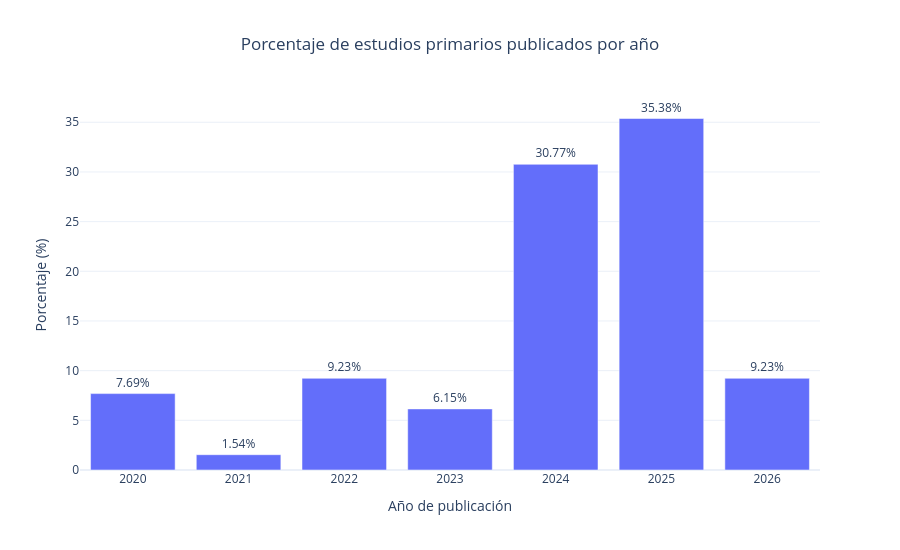

The notebook cell this image was saved under:
### Code cell
# ============================================================
# CELDA 7
# Gráfico de porcentaje de estudios por año
# ============================================================

fig = px.bar(
    reporte_anual,
    x="Año",
    y="Porcentaje",
    text="Porcentaje",
    title="Porcentaje de estudios primarios publicados por año",
    labels={
        "Año": "Año de publicación",
        "Porcentaje": "Porcentaje (%)"
    }
)

fig.update_traces(
    texttemplate="%{text:.2f}%",
    textposition="outside"
)

fig.update_layout(
    template="plotly_white",
    title_x=0.5,
    xaxis=dict(
        tickmode="linear",
        dtick=1
    ),
    height=550
)

fig.show()

### Figure 1 — Plotly figure (JSON) as saved in the notebook; plotly's stock layout.template omitted (floating-point values rounded to 4 significant figures)
{"data": [{"hovertemplate": "Año de publicación=%{x}<br>Porcentaje (%)=%{text}<extra></extra>", "legendgroup": "", "marker": {"color": "#636efa", "pattern": {"shape": ""}}, "name": "", "orientation": "v", "showlegend": false, "text": [7.69, 1.54, 9.23, 6.15, 30.77, 35.38, 9.23], "textposition": "outside", "texttemplate": "%{text:.2f}%", "type": "bar", "x": [2020, 2021, 2022, 2023, 2024, 2025, 2026], "xaxis": "x", "y": [7.69, 1.54, 9.23, 6.15, 30.77, 35.38, 9.23], "yaxis": "y"}], "layout": {"barmode": "relative", "height": 550, "legend": {"tracegroupgap": 0}, "title": {"text": "Porcentaje de estudios primarios publicados por año", "x": 0.5}, "xaxis": {"anchor": "y", "domain": [0, 1], "dtick": 1, "tickmode": "linear", "title": {"text": "Año de publicación"}}, "yaxis": {"anchor": "x", "domain": [0, 1], "title": {"text": "Porcentaje (%)"}}}}
